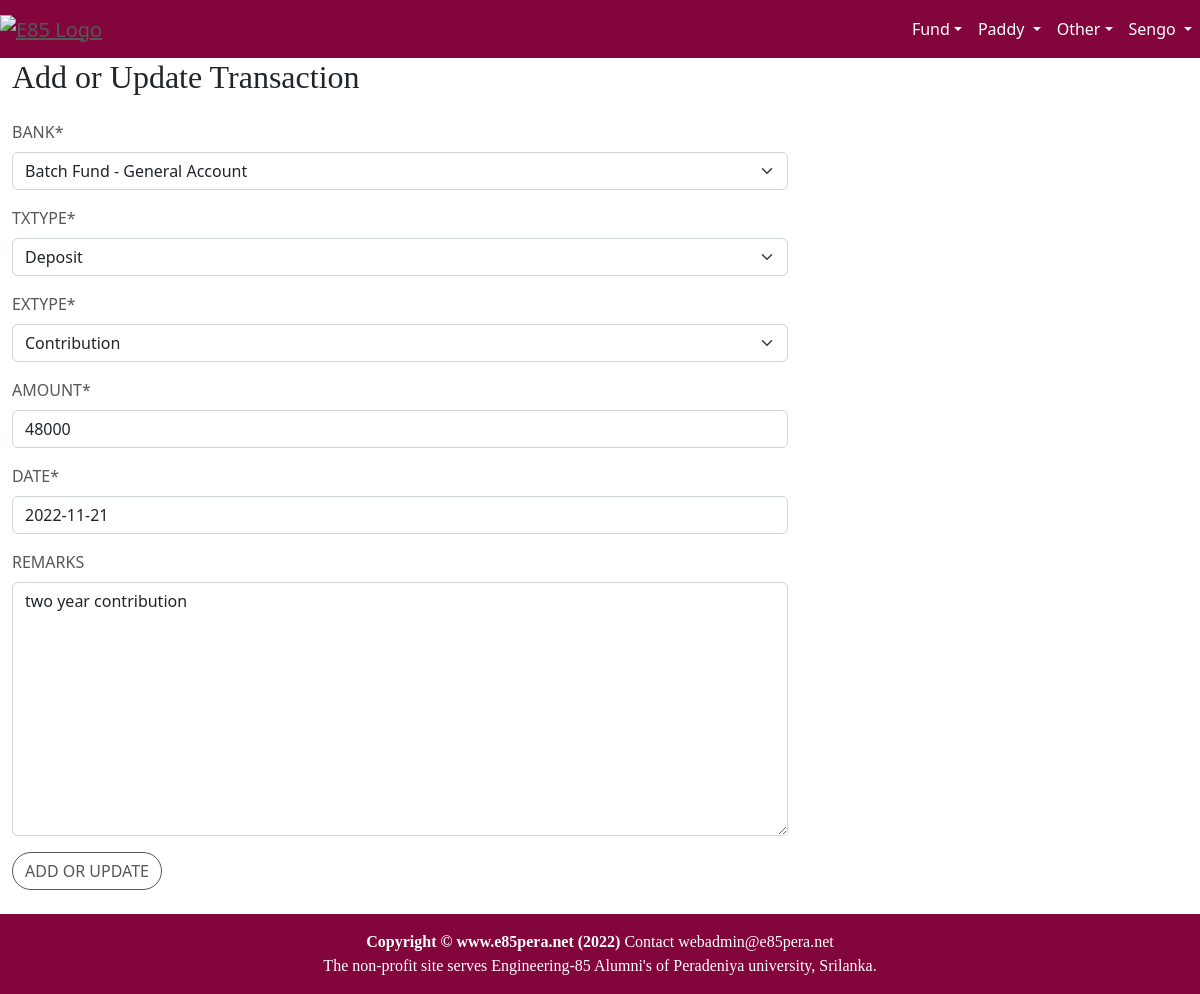
/accounts/transactionUserUpd807 (signed in), run on the app's committed database.
### accounts/models.py (models this page shows)
class Transaction(models.Model):
    TxType_DEPOSIT='DEPOSIT'
    TxType_WITHDRWAL='WITHDRAWAL'
    TxType_INCOME='INTEREST'
    TxType_FEES = 'FEES'
    TXTYPE =[
        (TxType_DEPOSIT,'Deposit'),
        (TxType_WITHDRWAL,'Withdraw'),
        (TxType_INCOME,'Interest'),
        (TxType_FEES,'fees'),
    ]
    TXCONFIRM = [
        ('Unconfirmed',"Unconfirmed"),
        ('Confirmed',"Confirmed"),
    ]
    bank = models.ForeignKey(BankAccount, on_delete=models.CASCADE)
    owner = models.ForeignKey(User, related_name='Owner', on_delete=models.PROTECT)
    txType  = models.CharField(max_length=10,choices=TXTYPE)
    exType  = models.ForeignKey(ExpenseType, on_delete=models.CASCADE)
    remarks =models.TextField(max_length=100,blank=True,null=True)
    amount  = models.IntegerField()
    date    = models.DateField(default=timezone.now)
    receipt = models.FileField(upload_to='transaction/%Y',null=True,blank=True)
    confirmed = models.CharField(max_length=16,choices=TXCONFIRM,default='UnConfirmed')
    updatedBy = models.ForeignKey(User,on_delete=models.PROTECT)
    updatedOn = models.DateTimeField(default=timezone.now)

### accounts/views.py (the view, shortened to what this page needs)
# urls.py: re_path(r'transactionUserUpd(?P<pk>\d+)',transactionUserView, name='transactionUserUpd'),
def transactionUserView(request,pk):
    user = User.objects.get(id=request.user.id)
    if request.method == 'GET':
        if pk == 'x':
            form = TransactionUserForm()
        else:
            tx = Transaction.objects.get(id=pk)
            form = TransactionUserForm(instance=tx)
        return render(request = request,template_name = "common_form.html",context={"form":form, 'form_name':"Transaction"})

### accounts/forms.py (shortened to what this page needs)
class TransactionUserForm(forms.ModelForm):
    exType=forms.ModelChoiceField(queryset=ExpenseType.objects.filter())
    class Meta:
        model = Transaction
        fields = ['bank','txType','exType','amount','date','remarks']

### accounts/models.py (called while the page is built)
    def __str__(self):
        return "%s " % (self.expense)

    def __str__(self):
        return "%s - %s" % (self.project.name,self.name)

### accounts/templates/common_form.html (shortened to what this page needs)
{% extends 'home/base.html' %}
{% block content %}
{% load static %}
{% load crispy_forms_tags %}
<div class="container-fluid">
    <div class="row no-gutter">
        <div class="col-md-6 col-lg-8">
        <h2 class="login-heading mb-4">Add or Update {{form_name}}</h2>
            <form method="post">
                {{ form | crispy}}
                <div>
                    <button type="submit" class="btn btn-dark btn-md">Add or Update</button>
                </div>
            </form>
        </div>
    </div>
</div>
{% include 'home/footer.html' %}
{% endblock %}

### home/templates/home/base.html (shortened to what this page needs)
<!DOCTYPE html>
<html lang="en">
<head>
    <link href="https://cdn.jsdelivr.net/npm/bootstrap@5.2.1/dist/css/bootstrap.min.css" rel="stylesheet">
    {% load static %}
    <link href="{% static 'css/home.css' %}" rel="stylesheet"/>
</head>
<body>
<div id="page-content-wrapper">
    <nav class="navbar navbar-expand-lg navbar-dark bg-red">
        <div class="navbar-brand">
            <a href="/"><img src="{% static 'images/e85pera_logo2.jpg' %}" alt="e85 Logo" width="100"></a>
        </div>
        <div class="collapse navbar-collapse" id="navbarSupportedContent">
            <ul class="navbar-nav ms-auto mb-2 mb-lg-0">
              <li class="nav-item">
                <div class="dropdown dropdown">
                    <a class="nav-link dropdown-toggle" data-bs-toggle="dropdown" href="#">Fund</a>
                </div>
              </li>
              <li class="nav-item">
                <div class="dropdown dropdown">
                    <a class="nav-link dropdown-toggle" data-bs-toggle="dropdown" href="#">
                      Paddy
                    </a>
                      {% if user.is_authenticated %}
                      </li>
                      {% endif %}
                  </ul>
                  </div>
              <li class="nav-item">
                <div class="dropdown">
                    <a class="nav-link dropdown-toggle" data-bs-toggle="dropdown" href="#">Other</a>
                </div>
              </li>
              <li class="nav-item">
                <div class="dropdown">
                    {% if user.is_authenticated %}
                        <a class="nav-link dropdown-toggle" data-bs-toggle="dropdown" href="#">{{user.first_name}}   </a>
                    {% else %}
                        <a class="nav-link dropdown-toggle" data-bs-toggle="dropdown" href="#">LogIn</a>
                        <ul class="dropdown-menu">
                        <li><a class="dropdown-item" href={% url 'accounts:login' %}>Log In</a></li>
                    </ul>
                        {% endif %}
                </div>
            </li>
        </div>
    <div id="wrapper">
        {% block content %}
        {% endblock %}
    </div>
</body>
</html>

### home/static/css/home.css (style rules this page uses)
body { overflow-x: hidden; }
h1, h2, h3, h4, h5, h6, p { font-family: 'Merriweather'; }
.card-header, a:link { text-transform: uppercase; font-weight: 200; color: #585656; }
.archive-link, a:link { text-transform:capitalize; text-align:left; font-weight:normal; color: #585656; }
.login-heading { font-weight: 300; }
#page-content-wrapper .btn { text-transform: uppercase; font-weight: 500; color: #585656; background-color: #fff; border-color: #585656; border-radius: 20px; transition: all 0.3s ease 0s; cursor: pointer; outline: none; }
#page-content-wrapper { min-width: 100vw; }
.add-news, label { text-transform: uppercase; font-weight: 500; color: #585656; }
@media (min-width: 768px) { #page-content-wrapper { min-width: 0; width: 100%; } }
.navbar-dark { background:#82063B; }

### home/templates/home/base.html (style rules this page uses)
.bg-red { background:#82063B; }
.nav-link { color:white!important; }

### data on the page
Transaction: bank "Batch Fund - General Account", txType "Deposit", exType "Contribution", amount "48000", date "2022-11-21", remarks "two year contribution"

### other printed values
{{ user.first_name }} "Sengo"
